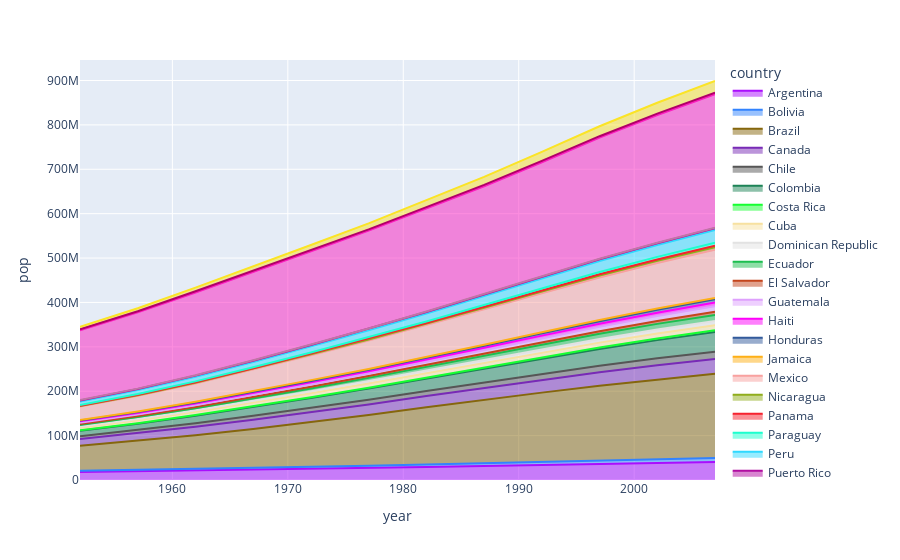

Here is the notebook cell this chart was saved with:
### Code cell
fig = px.area(df,x='year',y='pop', color='country',
              color_discrete_sequence=px.colors.qualitative.Alphabet,
              )
fig.show()

### Figure 1 — Plotly figure (JSON) as saved in the notebook; plotly's stock layout.template omitted (floating-point values rounded to 4 significant figures)
{"data": [{"fillpattern": {"shape": ""}, "hovertemplate": "country=Argentina<br>year=%{x}<br>pop=%{y}<extra></extra>", "legendgroup": "Argentina", "line": {"color": "#AA0DFE"}, "marker": {"symbol": "circle"}, "mode": "lines", "name": "Argentina", "orientation": "v", "showlegend": true, "stackgroup": "1", "type": "scatter", "x": [1952, 1957, 1962, 1967, 1972, 1977, 1982, 1987, 1992, 1997, 2002, 2007], "xaxis": "x", "y": [17876956, 19610538, 21283783, 22934225, 24779799, 26983828, 29341374, 31620918, 33958947, 36203463, 38331121, 40301927], "yaxis": "y"}, {"fillpattern": {"shape": ""}, "hovertemplate": "country=Bolivia<br>year=%{x}<br>pop=%{y}<extra></extra>", "legendgroup": "Bolivia", "line": {"color": "#3283FE"}, "marker": {"symbol": "circle"}, "mode": "lines", "name": "Bolivia", "orientation": "v", "showlegend": true, "stackgroup": "1", "type": "scatter", "x": [1952, 1957, 1962, 1967, 1972, 1977, 1982, 1987, 1992, 1997, 2002, 2007], "xaxis": "x", "y": [2883315, 3211738, 3593918, 4040665, 4565872, 5079716, 5642224, 6156369, 6893451, 7693188, 8445134, 9119152], "yaxis": "y"}, {"fillpattern": {"shape": ""}, "hovertemplate": "country=Brazil<br>year=%{x}<br>pop=%{y}<extra></extra>", "legendgroup": "Brazil", "line": {"color": "#85660D"}, "marker": {"symbol": "circle"}, "mode": "lines", "name": "Brazil", "orientation": "v", "showlegend": true, "stackgroup": "1", "type": "scatter", "x": [1952, 1957, 1962, 1967, 1972, 1977, 1982, 1987, 1992, 1997, 2002, 2007], "xaxis": "x", "y": [56602560, 65551171, 76039390, 88049823, 100840058, 114313951, 128962939, 142938076, 155975974, 168546719, 179914212, 190010647], "yaxis": "y"}, {"fillpattern": {"shape": ""}, "hovertemplate": "country=Canada<br>year=%{x}<br>pop=%{y}<extra></extra>", "legendgroup": "Canada", "line": {"color": "#782AB6"}, "marker": {"symbol": "circle"}, "mode": "lines", "name": "Canada", "orientation": "v", "showlegend": true, "stackgroup": "1", "type": "scatter", "x": [1952, 1957, 1962, 1967, 1972, 1977, 1982, 1987, 1992, 1997, 2002, 2007], "xaxis": "x", "y": [14785584, 17010154, 18985849, 20819767, 22284500, 23796400, 25201900, 26549700, 28523502, 30305843, 31902268, 33390141], "yaxis": "y"}, {"fillpattern": {"shape": ""}, "hovertemplate": "country=Chile<br>year=%{x}<br>pop=%{y}<extra></extra>", "legendgroup": "Chile", "line": {"color": "#565656"}, "marker": {"symbol": "circle"}, "mode": "lines", "name": "Chile", "orientation": "v", "showlegend": true, "stackgroup": "1", "type": "scatter", "x": [1952, 1957, 1962, 1967, 1972, 1977, 1982, 1987, 1992, 1997, 2002, 2007], "xaxis": "x", "y": [6377619, 7048426, 7961258, 8858908, 9717524, 10599793, 11487112, 12463354, 13572994, 14599929, 15497046, 16284741], "yaxis": "y"}, {"fillpattern": {"shape": ""}, "hovertemplate": "country=Colombia<br>year=%{x}<br>pop=%{y}<extra></extra>", "legendgroup": "Colombia", "line": {"color": "#1C8356"}, "marker": {"symbol": "circle"}, "mode": "lines", "name": "Colombia", "orientation": "v", "showlegend": true, "stackgroup": "1", "type": "scatter", "x": [1952, 1957, 1962, 1967, 1972, 1977, 1982, 1987, 1992, 1997, 2002, 2007], "xaxis": "x", "y": [12350771, 14485993, 17009885, 19764027, 22542890, 25094412, 27764644, 30964245, 34202721, 37657830, 41008227, 44227550], "yaxis": "y"}, {"fillpattern": {"shape": ""}, "hovertemplate": "country=Costa Rica<br>year=%{x}<br>pop=%{y}<extra></extra>", "legendgroup": "Costa Rica", "line": {"color": "#16FF32"}, "marker": {"symbol": "circle"}, "mode": "lines", "name": "Costa Rica", "orientation": "v", "showlegend": true, "stackgroup": "1", "type": "scatter", "x": [1952, 1957, 1962, 1967, 1972, 1977, 1982, 1987, 1992, 1997, 2002, 2007], "xaxis": "x", "y": [926317, 1112300, 1345187, 1588717, 1834796, 2108457, 2424367, 2799811, 3173216, 3518107, 3834934, 4133884], "yaxis": "y"}, {"fillpattern": {"shape": ""}, "hovertemplate": "country=Cuba<br>year=%{x}<br>pop=%{y}<extra></extra>", "legendgroup": "Cuba", "line": {"color": "#F7E1A0"}, "marker": {"symbol": "circle"}, "mode": "lines", "name": "Cuba", "orientation": "v", "showlegend": true, "stackgroup": "1", "type": "scatter", "x": [1952, 1957, 1962, 1967, 1972, 1977, 1982, 1987, 1992, 1997, 2002, 2007], "xaxis": "x", "y": [6007797, 6640752, 7254373, 8139332, 8831348, 9537988, 9789224, 10239839, 10723260, 10983007, 11226999, 11416987], "yaxis": "y"}, {"fillpattern": {"shape": ""}, "hovertemplate": "country=Dominican Republic<br>year=%{x}<br>pop=%{y}<extra></extra>", "legendgroup": "Dominican Republic", "line": {"color": "#E2E2E2"}, "marker": {"symbol": "circle"}, "mode": "lines", "name": "Dominican Republic", "orientation": "v", "showlegend": true, "stackgroup": "1", "type": "scatter", "x": [1952, 1957, 1962, 1967, 1972, 1977, 1982, 1987, 1992, 1997, 2002, 2007], "xaxis": "x", "y": [2491346, 2923186, 3453434, 4049146, 4671329, 5302800, 5968349, 6655297, 7351181, 7992357, 8650322, 9319622], "yaxis": "y"}, {"fillpattern": {"shape": ""}, "hovertemplate": "country=Ecuador<br>year=%{x}<br>pop=%{y}<extra></extra>", "legendgroup": "Ecuador", "line": {"color": "#1CBE4F"}, "marker": {"symbol": "circle"}, "mode": "lines", "name": "Ecuador", "orientation": "v", "showlegend": true, "stackgroup": "1", "type": "scatter", "x": [1952, 1957, 1962, 1967, 1972, 1977, 1982, 1987, 1992, 1997, 2002, 2007], "xaxis": "x", "y": [3548753, 4058385, 4681707, 5432424, 6298651, 7278866, 8365850, 9545158, 10748394, 11911819, 12921234, 13755680], "yaxis": "y"}, {"fillpattern": {"shape": ""}, "hovertemplate": "country=El Salvador<br>year=%{x}<br>pop=%{y}<extra></extra>", "legendgroup": "El Salvador", "line": {"color": "#C4451C"}, "marker": {"symbol": "circle"}, "mode": "lines", "name": "El Salvador", "orientation": "v", "showlegend": true, "stackgroup": "1", "type": "scatter", "x": [1952, 1957, 1962, 1967, 1972, 1977, 1982, 1987, 1992, 1997, 2002, 2007], "xaxis": "x", "y": [2042865, 2355805, 2747687, 3232927, 3790903, 4282586, 4474873, 4842194, 5274649, 5783439, 6353681, 6939688], "yaxis": "y"}, {"fillpattern": {"shape": ""}, "hovertemplate": "country=Guatemala<br>year=%{x}<br>pop=%{y}<extra></extra>", "legendgroup": "Guatemala", "line": {"color": "#DEA0FD"}, "marker": {"symbol": "circle"}, "mode": "lines", "name": "Guatemala", "orientation": "v", "showlegend": true, "stackgroup": "1", "type": "scatter", "x": [1952, 1957, 1962, 1967, 1972, 1977, 1982, 1987, 1992, 1997, 2002, 2007], "xaxis": "x", "y": [3146381, 3640876, 4208858, 4690773, 5149581, 5703430, 6395630, 7326406, 8486949, 9803875, 11178650, 12572928], "yaxis": "y"}, {"fillpattern": {"shape": ""}, "hovertemplate": "country=Haiti<br>year=%{x}<br>pop=%{y}<extra></extra>", "legendgroup": "Haiti", "line": {"color": "#FE00FA"}, "marker": {"symbol": "circle"}, "mode": "lines", "name": "Haiti", "orientation": "v", "showlegend": true, "stackgroup": "1", "type": "scatter", "x": [1952, 1957, 1962, 1967, 1972, 1977, 1982, 1987, 1992, 1997, 2002, 2007], "xaxis": "x", "y": [3201488, 3507701, 3880130, 4318137, 4698301, 4908554, 5198399, 5756203, 6326682, 6913545, 7607651, 8502814], "yaxis": "y"}, {"fillpattern": {"shape": ""}, "hovertemplate": "country=Honduras<br>year=%{x}<br>pop=%{y}<extra></extra>", "legendgroup": "Honduras", "line": {"color": "#325A9B"}, "marker": {"symbol": "circle"}, "mode": "lines", "name": "Honduras", "orientation": "v", "showlegend": true, "stackgroup": "1", "type": "scatter", "x": [1952, 1957, 1962, 1967, 1972, 1977, 1982, 1987, 1992, 1997, 2002, 2007], "xaxis": "x", "y": [1517453, 1770390, 2090162, 2500689, 2965146, 3055235, 3669448, 4372203, 5077347, 5867957, 6677328, 7483763], "yaxis": "y"}, {"fillpattern": {"shape": ""}, "hovertemplate": "country=Jamaica<br>year=%{x}<br>pop=%{y}<extra></extra>", "legendgroup": "Jamaica", "line": {"color": "#FEAF16"}, "marker": {"symbol": "circle"}, "mode": "lines", "name": "Jamaica", "orientation": "v", "showlegend": true, "stackgroup": "1", "type": "scatter", "x": [1952, 1957, 1962, 1967, 1972, 1977, 1982, 1987, 1992, 1997, 2002, 2007], "xaxis": "x", "y": [1426095, 1535090, 1665128, 1861096, 1997616, 2156814, 2298309, 2326606, 2378618, 2531311, 2664659, 2780132], "yaxis": "y"}, {"fillpattern": {"shape": ""}, "hovertemplate": "country=Mexico<br>year=%{x}<br>pop=%{y}<extra></extra>", "legendgroup": "Mexico", "line": {"color": "#F8A19F"}, "marker": {"symbol": "circle"}, "mode": "lines", "name": "Mexico", "orientation": "v", "showlegend": true, "stackgroup": "1", "type": "scatter", "x": [1952, 1957, 1962, 1967, 1972, 1977, 1982, 1987, 1992, 1997, 2002, 2007], "xaxis": "x", "y": [30144317, 35015548, 41121485, 47995559, 55984294, 63759976, 71640904, 80122492, 88111030, 95895146, 102479927, 108700891], "yaxis": "y"}, {"fillpattern": {"shape": ""}, "hovertemplate": "country=Nicaragua<br>year=%{x}<br>pop=%{y}<extra></extra>", "legendgroup": "Nicaragua", "line": {"color": "#90AD1C"}, "marker": {"symbol": "circle"}, "mode": "lines", "name": "Nicaragua", "orientation": "v", "showlegend": true, "stackgroup": "1", "type": "scatter", "x": [1952, 1957, 1962, 1967, 1972, 1977, 1982, 1987, 1992, 1997, 2002, 2007], "xaxis": "x", "y": [1165790, 1358828, 1590597, 1865490, 2182908, 2554598, 2979423, 3344353, 4017939, 4609572, 5146848, 5675356], "yaxis": "y"}, {"fillpattern": {"shape": ""}, "hovertemplate": "country=Panama<br>year=%{x}<br>pop=%{y}<extra></extra>", "legendgroup": "Panama", "line": {"color": "#F6222E"}, "marker": {"symbol": "circle"}, "mode": "lines", "name": "Panama", "orientation": "v", "showlegend": true, "stackgroup": "1", "type": "scatter", "x": [1952, 1957, 1962, 1967, 1972, 1977, 1982, 1987, 1992, 1997, 2002, 2007], "xaxis": "x", "y": [940080, 1063506, 1215725, 1405486, 1616384, 1839782, 2036305, 2253639, 2484997, 2734531, 2990875, 3242173], "yaxis": "y"}, {"fillpattern": {"shape": ""}, "hovertemplate": "country=Paraguay<br>year=%{x}<br>pop=%{y}<extra></extra>", "legendgroup": "Paraguay", "line": {"color": "#1CFFCE"}, "marker": {"symbol": "circle"}, "mode": "lines", "name": "Paraguay", "orientation": "v", "showlegend": true, "stackgroup": "1", "type": "scatter", "x": [1952, 1957, 1962, 1967, 1972, 1977, 1982, 1987, 1992, 1997, 2002, 2007], "xaxis": "x", "y": [1555876, 1770902, 2009813, 2287985, 2614104, 2984494, 3366439, 3886512, 4483945, 5154123, 5884491, 6667147], "yaxis": "y"}, {"fillpattern": {"shape": ""}, "hovertemplate": "country=Peru<br>year=%{x}<br>pop=%{y}<extra></extra>", "legendgroup": "Peru", "line": {"color": "#2ED9FF"}, "marker": {"symbol": "circle"}, "mode": "lines", "name": "Peru", "orientation": "v", "showlegend": true, "stackgroup": "1", "type": "scatter", "x": [1952, 1957, 1962, 1967, 1972, 1977, 1982, 1987, 1992, 1997, 2002, 2007], "xaxis": "x", "y": [8025700, 9146100, 10516500, 12132200, 13954700, 15990099, 18125129, 20195924, 22430449, 24748122, 26769436, 28674757], "yaxis": "y"}, {"fillpattern": {"shape": ""}, "hovertemplate": "country=Puerto Rico<br>year=%{x}<br>pop=%{y}<extra></extra>", "legendgroup": "Puerto Rico", "line": {"color": "#B10DA1"}, "marker": {"symbol": "circle"}, "mode": "lines", "name": "Puerto Rico", "orientation": "v", "showlegend": true, "stackgroup": "1", "type": "scatter", "x": [1952, 1957, 1962, 1967, 1972, 1977, 1982, 1987, 1992, 1997, 2002, 2007], "xaxis": "x", "y": [2227000, 2260000, 2448046, 2648961, 2847132, 3080828, 3279001, 3444468, 3585176, 3759430, 3859606, 3942491], "yaxis": "y"}, {"fillpattern": {"shape": ""}, "hovertemplate": "country=Trinidad and Tobago<br>year=%{x}<br>pop=%{y}<extra></extra>", "legendgroup": "Trinidad and Tobago", "line": {"color": "#C075A6"}, "marker": {"symbol": "circle"}, "mode": "lines", "name": "Trinidad and Tobago", "orientation": "v", "showlegend": true, "stackgroup": "1", "type": "scatter", "x": [1952, 1957, 1962, 1967, 1972, 1977, 1982, 1987, 1992, 1997, 2002, 2007], "xaxis": "x", "y": [662850, 764900, 887498, 960155, 975199, 1039009, 1116479, 1191336, 1183669, 1138101, 1101832, 1056608], "yaxis": "y"}, {"fillpattern": {"shape": ""}, "hovertemplate": "country=United States<br>year=%{x}<br>pop=%{y}<extra></extra>", "legendgroup": "United States", "line": {"color": "#FC1CBF"}, "marker": {"symbol": "circle"}, "mode": "lines", "name": "United States", "orientation": "v", "showlegend": true, "stackgroup": "1", "type": "scatter", "x": [1952, 1957, 1962, 1967, 1972, 1977, 1982, 1987, 1992, 1997, 2002, 2007], "xaxis": "x", "y": [157553000, 171984000, 186538000, 198712000, 209896000, 220239000, 232187835, 242803533, 256894189, 272911760, 287675526, 301139947], "yaxis": "y"}, {"fillpattern": {"shape": ""}, "hovertemplate": "country=Uruguay<br>year=%{x}<br>pop=%{y}<extra></extra>", "legendgroup": "Uruguay", "line": {"color": "#B00068"}, "marker": {"symbol": "circle"}, "mode": "lines", "name": "Uruguay", "orientation": "v", "showlegend": true, "stackgroup": "1", "type": "scatter", "x": [1952, 1957, 1962, 1967, 1972, 1977, 1982, 1987, 1992, 1997, 2002, 2007], "xaxis": "x", "y": [2252965, 2424959, 2598466, 2748579, 2829526, 2873520, 2953997, 3045153, 3149262, 3262838, 3363085, 3447496], "yaxis": "y"}, {"fillpattern": {"shape": ""}, "hovertemplate": "country=Venezuela<br>year=%{x}<br>pop=%{y}<extra></extra>", "legendgroup": "Venezuela", "line": {"color": "#FBE426"}, "marker": {"symbol": "circle"}, "mode": "lines", "name": "Venezuela", "orientation": "v", "showlegend": true, "stackgroup": "1", "type": "scatter", "x": [1952, 1957, 1962, 1967, 1972, 1977, 1982, 1987, 1992, 1997, 2002, 2007], "xaxis": "x", "y": [5439568, 6702668, 8143375, 9709552, 11515649, 13503563, 15620766, 17910182, 20265563, 22374398, 24287670, 26084662], "yaxis": "y"}], "layout": {"legend": {"title": {"text": "country"}, "tracegroupgap": 0}, "margin": {"t": 60}, "xaxis": {"anchor": "y", "domain": [0, 1], "title": {"text": "year"}}, "yaxis": {"anchor": "x", "domain": [0, 1], "title": {"text": "pop"}}}}
